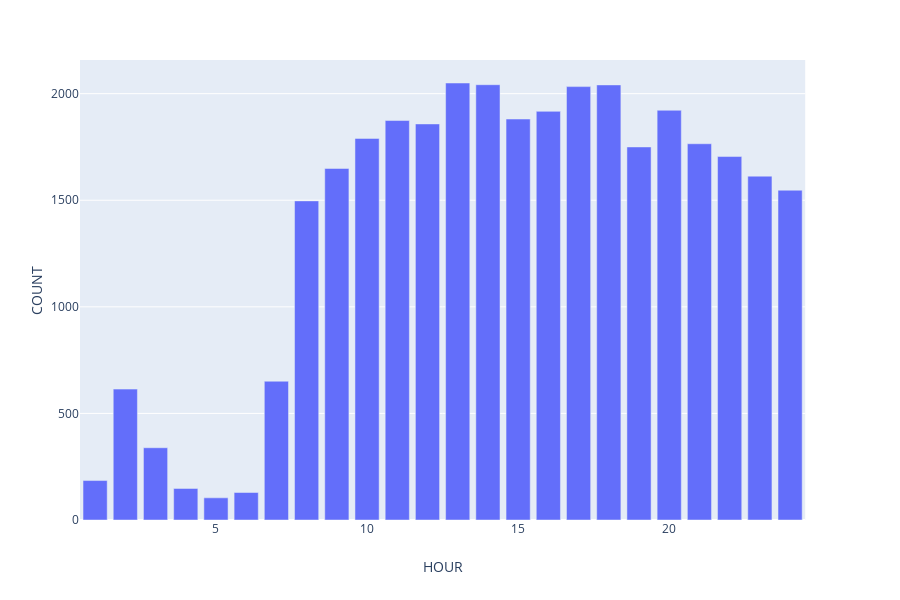

The notebook cell saved with this chart:
### Code cell
fig = px.bar(violation_GB, x='HOUR', y='COUNT')
fig.show()

### Figure 1 — Plotly figure (JSON) as saved in the notebook; plotly's stock layout.template omitted (floating-point values rounded to 4 significant figures)
{"data": [{"alignmentgroup": "True", "hoverlabel": {"namelength": 0}, "hovertemplate": "HOUR=%{x}<br>COUNT=%{y}", "legendgroup": "", "marker": {"color": "#636efa"}, "name": "", "offsetgroup": "", "orientation": "v", "showlegend": false, "textposition": "auto", "type": "bar", "x": [1, 2, 3, 4, 5, 6, 7, 8, 9, 10, 11, 12, 13, 14, 15, 16, 17, 18, 19, 20, 21, 22, 23, 24], "xaxis": "x", "y": [185, 614, 339, 148, 104, 129, 651, 1497, 1649, 1790, 1874, 1858, 2050, 2042, 1881, 1917, 2033, 2041, 1750, 1922, 1765, 1705, 1613, 1547], "yaxis": "y"}], "layout": {"barmode": "relative", "height": 600, "legend": {"tracegroupgap": 0}, "margin": {"t": 60}, "xaxis": {"anchor": "y", "domain": [0, 0.98], "title": {"text": "HOUR"}}, "yaxis": {"anchor": "x", "domain": [0, 1], "title": {"text": "COUNT"}}}}
